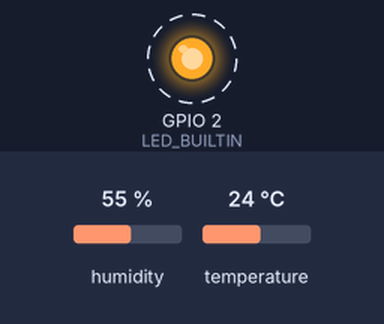
Bench run of a sketch on a simulated ESP8266 (NodeMCU). Parts: output pins drawn as LEDs (lit = HIGH, except the on-board LED, lit = LOW). Dashed ring = blinking. The test bench sets the inputs (shaded band); at power-on: humidity 55 %, temperature 24 °C. What the sketch prints to the serial monitor is not drawn.

Above: at 0.05 s.
Timing chart, 0 to 5.8 s (numbered marks = the images above):
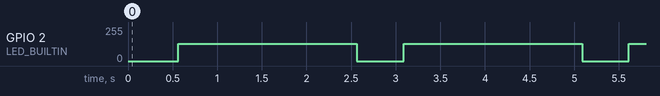

The sketch:

ReadTempAndHumidity.ino
```cpp
// (licence header left out)
// Include the DHT11 library for interfacing with the sensor.
#include <DHT11.h>

// Create an instance of the DHT11 class.
// - For Arduino: Connect the sensor to Digital I/O Pin 2.
// - For ESP32: Connect the sensor to pin GPIO2 or P2.
// - For ESP8266: Connect the sensor to GPIO2 or D4.
DHT11 dht11(4);


unsigned long currentTime;
unsigned long tempTime;


#define TIMER_INTERRUPT_DEBUG         0
#define _TIMERINTERRUPT_LOGLEVEL_     0
#define USE_TIMER_1     true
#include "TimerInterrupt.h"

void TimerHandler1(void)
{
  //timer interrupt toggles pin LED_BUILTIN
  digitalWrite(LED_BUILTIN, !digitalRead(LED_BUILTIN));
}


void setup() {
    // Initialize serial communication to allow debugging and data readout.
    // Using a baud rate of 9600 bps.
    Serial.begin(9600);
    Serial.println("Starting dht11 Project.");
    ITimer1.init();

    pinMode(LED_BUILTIN, OUTPUT);
    indicator(0);
    // Uncomment the line below to set a custom delay between sensor readings (in milliseconds).
     dht11.setDelay(500); // Set this to the desired delay. Default is 500ms.
    //indicator(0);
}

void loop() {
    int temperature = 0;
    int humidity = 0;


    // Attempt to read the temperature and humidity values from the DHT11 sensor.
    indicator(0);
    int result = dht11.readTemperatureHumidity(temperature, humidity);
    //int result=0;
    indicator(1);
    //ITimer1.reattachInterrupt(200);
    //interrupts();

    // Check the results of the readings.
    // If the reading is successful, print the temperature and humidity values.
    // If there are errors, print the appropriate error messages.
    if (result == 0) {
        Serial.print("Temperature: ");
        Serial.print(temperature);
        Serial.print(" °C\tHumidity: ");
        Serial.print(humidity);
        Serial.println(" %");
    } else {
        // Print error message based on the error code.
        Serial.println(DHT11::getErrorString(result));
    }
    delay(2000);
}

void indicator(uint8_t state)
{
  switch (state) {
    case 0:
      ITimer1.detachInterrupt();
      digitalWrite(LED_BUILTIN, false);
      break;
    case 1:
      ITimer1.attachInterruptInterval(50, TimerHandler1);
      break;
    case 2:
      ITimer1.attachInterruptInterval(100, TimerHandler1);
      break;
    case 3:
      ITimer1.attachInterruptInterval(200, TimerHandler1);
      break;
    case 4:
      ITimer1.attachInterruptInterval(300, TimerHandler1);
      break;
  }
}
```

Measured:
- by itself, GPIO 2 (LED_BUILTIN): alternates 128/255 for 2.0 s and 0/255 for 0.52 s
